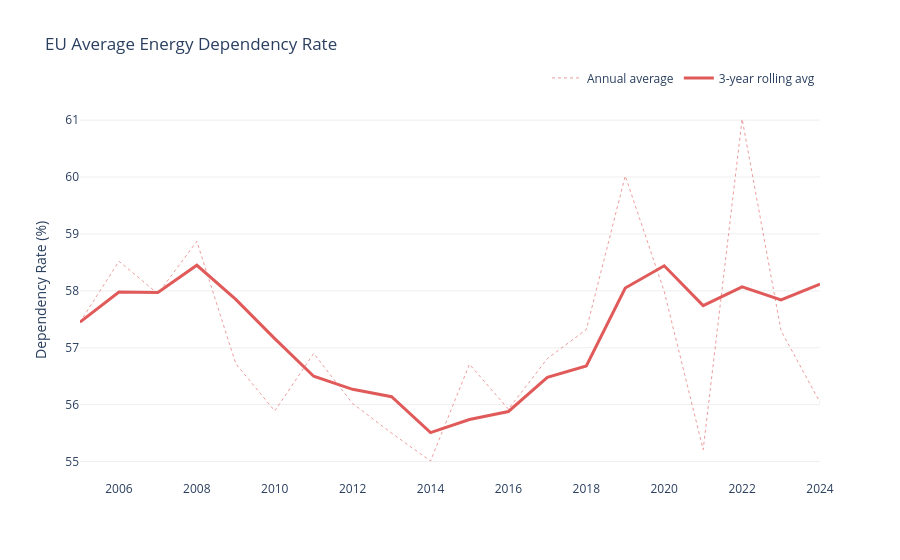

The notebook cell saved with this chart:
### Code cell
fig = chart_rolling_dependency(df)
fig.show()

### Figure 1 — Plotly figure (JSON) as saved in the notebook; plotly's stock layout.template omitted (floating-point values rounded to 4 significant figures)
{"data": [{"line": {"color": "#E05A5A", "dash": "dot", "width": 1}, "name": "Annual average", "opacity": 0.6, "type": "scatter", "x": [2005, 2006, 2007, 2008, 2009, 2010, 2011, 2012, 2013, 2014, 2015, 2016, 2017, 2018, 2019, 2020, 2021, 2022, 2023, 2024], "y": [57.45, 58.52, 57.95, 58.87, 56.72, 55.89, 56.9, 56.02, 55.5, 55.01, 56.71, 55.92, 56.81, 57.32, 60.02, 57.99, 55.21, 61.02, 57.3, 56.04]}, {"line": {"color": "#E05A5A", "width": 3}, "name": "3-year rolling avg", "type": "scatter", "x": [2005, 2006, 2007, 2008, 2009, 2010, 2011, 2012, 2013, 2014, 2015, 2016, 2017, 2018, 2019, 2020, 2021, 2022, 2023, 2024], "y": [57.45, 57.98, 57.97, 58.45, 57.85, 57.16, 56.5, 56.27, 56.14, 55.51, 55.74, 55.88, 56.48, 56.68, 58.05, 58.44, 57.74, 58.07, 57.84, 58.12]}], "layout": {"legend": {"orientation": "h", "x": 1, "xanchor": "right", "y": 1.02, "yanchor": "bottom"}, "plot_bgcolor": "white", "title": {"text": "EU Average Energy Dependency Rate"}, "xaxis": {"title": {}}, "yaxis": {"gridcolor": "#eeeeee", "title": {"text": "Dependency Rate (%)"}}}}
